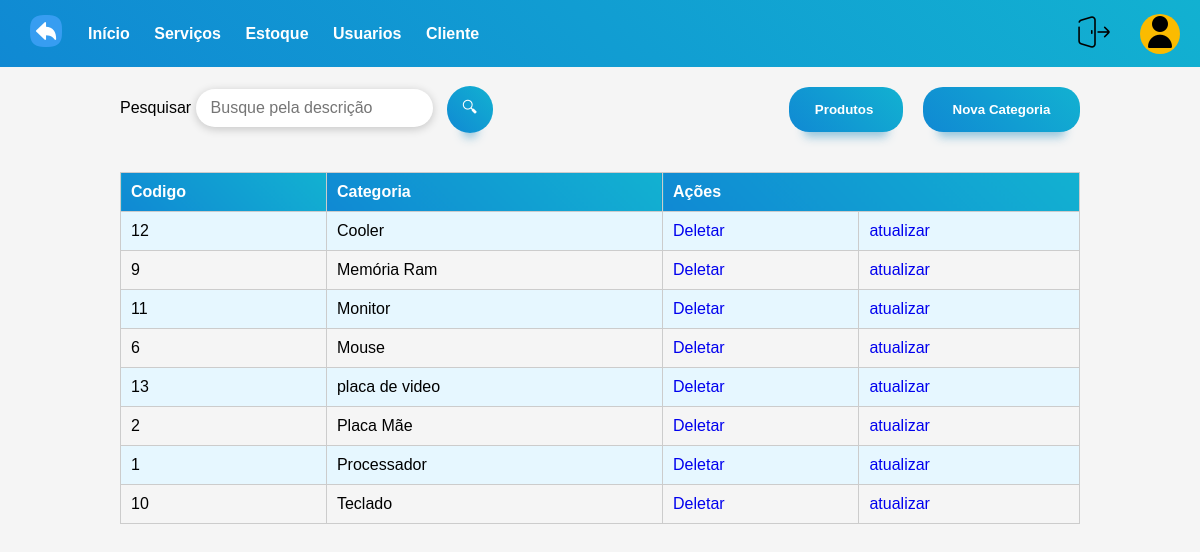
Screenshot of /categoria.php with the database file from the repository.
### tables this page shows
CREATE TABLE `categoria` (
  `id_categ` int(11) NOT NULL,
  `desc_categ` varchar(50) NOT NULL
);

### categoria.php (the view, shortened to what this page needs)
<!DOCTYPE html>
<html lang="pt-br">
<head>
    <link rel="stylesheet" href="tabela.css">
</head>
<body>
    <header>
        <div class="div">
        <div class="logo"><a href="menuAdm.php"><img src="images/desfazer.png" alt=""></a></div>
            <nav>
                <ul>
                    <li><a class="NavItem" href="menuadm.php">Início</a></li>
                    <li><a class="NavItem" href="serviço.php">Serviços</a></li>
                    <li><a class="NavItem" href="estoque.php">Estoque</a></li>
                    <li><a class="NavItem" href="usuario.php">Usuarios</a></li>
                    <li><a class="NavItem" href="cliente.php">Cliente</a></li>
                </ul>
            </nav>
        </div>
        <div class="user-profile">
            <div class="logout"><a href="index.html"><img src="images/logout.png" title="Logout" alt="Logout"></a></div>
            <div class="user-icon"><img src="images/user.png" alt=""></div>
        </div>
    </header>
    <section>
            <form  method="POST">
                <label>Pesquisar</label>
                <input type="text" placeholder="Busque pela descrição" class="search-input">
                <button class="search-button">🔍︎</button>
            </form>
        <div class="botoes">
            <form action="estoque.php" method="POST" class="form">
                <input class="login-button" type="submit" value="       Produtos        ">
            </form>
            <form action="cadastro_categoria.html" method="POST" class="form">
                <input class="login-button" type="submit" value="        Nova Categoria        ">
            </form>
        </div>
    </section>
    <main>
        <br>
        <table class="tabela" align="center" border="1">
            <tr>
                <th>Codigo</th>
                <th>Categoria</th>
                <th colspan="2">Ações</th>
                <?php
                    $conexao = conectadb();
                    $conexao->set_charset("utf8");
                    if (isset($_POST['pesquisa'])) {
                        $nome = $_POST['pesquisa'];
                        $sql = "SELECT * FROM categoria WHERE desc_categ LIKE '%$nome%'";
                    } else {
                        $sql = "SELECT * FROM categoria ORDER BY desc_categ ASC";
                    }
                    $result = $conexao->query($sql);
                    if ($result->num_rows > 0) {
                        while ($linha = $result->fetch_assoc()) {
                            echo "<tr>";
                            echo "<td>" . $linha["id_categ"] . "</td>";
                            echo "<td class='invisible'>" . $linha["desc_categ"] . "</td>";
                            echo "<td><a href='delete_categoria.php?id_categ=" . $linha["id_categ"] . "'onclick='return confirm(" . '"Tem certeza que quer deletar a categoria?"' . ")'>Deletar</a></td>";
                            echo "<td><a href='form_update_categoria.php?id_categ=" . $linha["id_categ"] . "'onclick='return confirm'>atualizar</a></td>";
                            echo "</tr>";
                        }
                    } else {
                        echo "<tr><td colspan='5'>Sem Resultado</td></tr>";
                    }
                ?>
            </tr>
        </table>
    </main>
</body>
</html>

### tabela.css (style rules this page uses)
* { margin: 0; padding: 0; box-sizing: border-box; }
a { text-decoration: none; }
body { font-family: Arial, sans-serif; background-color: #f5f5f5; opacity: 0; animation: fadeIn 0.4s forwards; }
header { display: flex; justify-content: space-between; align-items: center; padding: 10px 20px; background: linear-gradient(45deg, rgb(16, 137, 211) 0%, rgb(18, 177, 209) 100%); }
.NavItem { color: white; }
.div { display: flex; align-items: center; gap: 16px; }
.logout { margin-right: 30px; }
.logo { font-size: 18px; font-weight: bold; color: #333; padding: 5px 10px; border-radius: 10px; }
nav ul { list-style-type: none; }
nav ul li { display: inline; margin-right: 20px; }
nav ul li a { text-decoration: none; color: #333; font-size: 16px; font-weight: bold; border-bottom: 3px solid transparent; transition: 0.2s; }
.user-profile { display: flex; align-items: center; }
.user-icon { justify-content: center; align-items: center; padding-left: 4px; padding-top: 2px; width: 40px; height: 40px; background-color: #fbbb00; border-radius: 50%; }
section { display: flex; justify-content: space-between; align-items: center; padding-right: 10%; padding-left: 10%; }
main { display: flex; justify-content: center; align-items: center; }
table { width: 80%; border-collapse: collapse; margin-top: 20px; }
th, td { border: 1px solid #ccc; padding: 10px; text-align: left; }
th { background: linear-gradient(45deg, rgb(16, 137, 211) 0%, rgb(18, 177, 209) 100%); color: white; }
tr:nth-child(even) { background-color: #e6f7ff; }
.form .login-button { display: block; width: 100%; font-weight: bold; background: linear-gradient(45deg, rgb(16, 137, 211) 0%, rgb(18, 177, 209) 100%); color: white; padding-block: 15px; margin: 20px auto; border-radius: 20px; box-shadow: rgba(133, 189, 215, 0.8784313725) 0px 20px 10px -15px; border: none; transition: all 0.2s ease-in-out; cursor: pointer; }
.search-input { border: none; padding: 10px 15px; font-size: 16px; border-radius:25px 25px 25px 25px; outline: none; box-shadow: 0 2px 10px rgba(0, 0, 0, 0.2); }
.search-button { background: linear-gradient(45deg, rgb(16, 137, 211) 0%, rgb(18, 177, 209) 100%); color: white; border: none; padding: 10px 15px; font-size: 16px; cursor: pointer; border-radius: 25px 25px 25px 25px; transition: background-color 0.3s; margin-left: 10px; box-shadow: rgba(133, 189, 215, 0.8784313725) 0px 20px 10px -15px; transition: all 0.2s ease-in-out; }
.botoes { display: flex; gap: 20px; }

### rows the page displays
categoria: id_categ "12", desc_categ "Cooler"
categoria: id_categ "9", desc_categ "Memória Ram"
categoria: id_categ "11", desc_categ "Monitor"
categoria: id_categ "6", desc_categ "Mouse"
categoria: id_categ "13", desc_categ "placa de video"
categoria: id_categ "2", desc_categ "Placa Mãe"
categoria: id_categ "1", desc_categ "Processador"
categoria: id_categ "10", desc_categ "Teclado"
